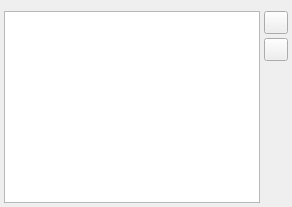
                   <widget class="QWidget" name="GroupParametersTab">
                    <attribute name="title">
                     <string>Group Parameters</string>
                    </attribute>
                    <layout class="QHBoxLayout" name="horizontalLayout_6">
                     <property name="spacing">
                      <number>4</number>
                     </property>
                     <property name="leftMargin">
                      <number>4</number>
                     </property>
                     <property name="rightMargin">
                      <number>4</number>
                     </property>
                     <property name="bottomMargin">
                      <number>4</number>
                     </property>
                     <item>
                      <widget class="GroupingParameterTable" name="groupingParameterTable">
                       <property name="sizePolicy">
                        <sizepolicy hsizetype="Expanding" vsizetype="MinimumExpanding">
                         <horstretch>0</horstretch>
                         <verstretch>0</verstretch>
                        </sizepolicy>
                       </property>
                       <property name="minimumSize">
                        <size>
                         <width>0</width>
                         <height>0</height>
                        </size>
                       </property>
                       <property name="selectionBehavior">
                        <enum>QAbstractItemView::SelectRows</enum>
                       </property>
                       <attribute name="horizontalHeaderMinimumSectionSize">
                        <number>0</number>
                       </attribute>
                      </widget>
                     </item>
                     <item>
                      <layout class="QVBoxLayout" name="verticalLayout">
                       <item>
                        <widget class="QToolButton" name="addGroupingParameterButton">
                         <property name="maximumSize">
                          <size>
                           <width>16777215</width>
                           <height>16777215</height>
                          </size>
                         </property>
                         <property name="text">
                          <string/>
                         </property>
                         <property name="icon">
                          <iconset resource="../resources/resources.qrc">
                           <normaloff>:/icons/plus.png</normaloff>:/icons/plus.png</iconset>
                         </property>
                        </widget>
                       </item>
                       <item>
                        <widget class="QToolButton" name="removeGroupingParameterButton">
                         <property name="maximumSize">
                          <size>
                           <width>16777215</width>
                           <height>16777215</height>
                          </size>
                         </property>
                         <property name="text">
                          <string/>
                         </property>
                         <property name="icon">
                          <iconset resource="../resources/resources.qrc">
                           <normaloff>:/icons/minus.png</normaloff>:/icons/minus.png</iconset>
                         </property>
                        </widget>
                       </item>
                       <item>
                        <spacer name="verticalSpacer_2">
                         <property name="orientation">
                          <enum>Qt::Vertical</enum>
                         </property>
                         <property name="sizeHint" stdset="0">
                          <size>
                           <width>20</width>
                           <height>40</height>
                          </size>
                         </property>
                        </spacer>
                       </item>
                      </layout>
                     </item>
                    </layout>
                   </widget>
